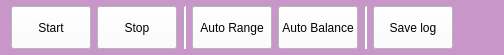
    <widget class="QWidget" name="main_menu" native="true">
     <property name="minimumSize">
      <size>
       <width>0</width>
       <height>55</height>
      </size>
     </property>
     <property name="maximumSize">
      <size>
       <width>16777215</width>
       <height>55</height>
      </size>
     </property>
     <property name="styleSheet">
      <string notr="true">background-color: rgb(200, 150, 200);</string>
     </property>
     <layout class="QHBoxLayout" name="horizontalLayout_3">
      <property name="topMargin">
       <number>6</number>
      </property>
      <property name="bottomMargin">
       <number>6</number>
      </property>
      <item>
       <widget class="QPushButton" name="meas_start_button">
        <property name="sizePolicy">
         <sizepolicy hsizetype="Minimum" vsizetype="Expanding">
          <horstretch>0</horstretch>
          <verstretch>0</verstretch>
         </sizepolicy>
        </property>
        <property name="styleSheet">
         <string notr="true">QPushButton{background-color: rgb(255, 255, 255); color: rgb(0, 0, 0);} QPushButton:hover {background-color: &quot;#AAAAAA&quot;; color: &quot;#FFFFFF&quot;;} QPushButton:pressed {background-color: &quot;#666666&quot;; color: &quot;#FFFFFF&quot;;}</string>
        </property>
        <property name="text">
         <string>Start</string>
        </property>
        <property name="icon">
         <iconset>
          <normaloff>:/ChartPages/Images/Pages/ChartPage/play-outline.png</normaloff>:/ChartPages/Images/Pages/ChartPage/play-outline.png</iconset>
        </property>
       </widget>
      </item>
      <item>
       <widget class="QPushButton" name="meas_stop_button">
        <property name="sizePolicy">
         <sizepolicy hsizetype="Minimum" vsizetype="Expanding">
          <horstretch>0</horstretch>
          <verstretch>0</verstretch>
         </sizepolicy>
        </property>
        <property name="styleSheet">
         <string notr="true">QPushButton{background-color: rgb(255, 255, 255); color: rgb(0, 0, 0);} QPushButton:hover {background-color: &quot;#AAAAAA&quot;; color: &quot;#FFFFFF&quot;;} QPushButton:pressed {background-color: &quot;#666666&quot;; color: &quot;#FFFFFF&quot;;}</string>
        </property>
        <property name="text">
         <string>Stop</string>
        </property>
        <property name="icon">
         <iconset>
          <normaloff>:/ChartPages/Images/Pages/ChartPage/pause.png</normaloff>:/ChartPages/Images/Pages/ChartPage/pause.png</iconset>
        </property>
       </widget>
      </item>
      <item>
       <widget class="Line" name="main_split_line_1">
        <property name="styleSheet">
         <string notr="true">background-color: rgb(255, 255, 255);</string>
        </property>
        <property name="orientation">
         <enum>Qt::Orientation::Vertical</enum>
        </property>
       </widget>
      </item>
      <item>
       <widget class="QPushButton" name="auto_range_button">
        <property name="sizePolicy">
         <sizepolicy hsizetype="Minimum" vsizetype="Expanding">
          <horstretch>0</horstretch>
          <verstretch>0</verstretch>
         </sizepolicy>
        </property>
        <property name="styleSheet">
         <string notr="true">QPushButton{background-color: rgb(255, 255, 255); color: rgb(0, 0, 0);} QPushButton:hover {background-color: &quot;#AAAAAA&quot;; color: &quot;#FFFFFF&quot;;} QPushButton:pressed {background-color: &quot;#666666&quot;; color: &quot;#FFFFFF&quot;;}</string>
        </property>
        <property name="text">
         <string>Auto Range</string>
        </property>
        <property name="icon">
         <iconset>
          <normaloff>:/ChartPages/Images/Pages/ChartPage/ruler-measure.png</normaloff>:/ChartPages/Images/Pages/ChartPage/ruler-measure.png</iconset>
        </property>
       </widget>
      </item>
      <item>
       <widget class="QPushButton" name="auto_balance_button">
        <property name="sizePolicy">
         <sizepolicy hsizetype="Minimum" vsizetype="Expanding">
          <horstretch>0</horstretch>
          <verstretch>0</verstretch>
         </sizepolicy>
        </property>
        <property name="styleSheet">
         <string notr="true">QPushButton{background-color: rgb(255, 255, 255); color: rgb(0, 0, 0);} QPushButton:hover {background-color: &quot;#AAAAAA&quot;; color: &quot;#FFFFFF&quot;;} QPushButton:pressed {background-color: &quot;#666666&quot;; color: &quot;#FFFFFF&quot;;}</string>
        </property>
        <property name="text">
         <string>Auto Balance</string>
        </property>
        <property name="icon">
         <iconset>
          <normaloff>:/ChartPages/Images/Pages/ChartPage/auto-balance.png</normaloff>:/ChartPages/Images/Pages/ChartPage/auto-balance.png</iconset>
        </property>
       </widget>
      </item>
      <item>
       <widget class="Line" name="main_split_line_2">
        <property name="styleSheet">
         <string notr="true">background-color: rgb(255, 255, 255);</string>
        </property>
        <property name="orientation">
         <enum>Qt::Orientation::Vertical</enum>
        </property>
       </widget>
      </item>
      <item>
       <widget class="QPushButton" name="save_log_button">
        <property name="sizePolicy">
         <sizepolicy hsizetype="Minimum" vsizetype="Expanding">
          <horstretch>0</horstretch>
          <verstretch>0</verstretch>
         </sizepolicy>
        </property>
        <property name="styleSheet">
         <string notr="true">QPushButton{background-color: rgb(255, 255, 255); color: rgb(0, 0, 0);} QPushButton:hover {background-color: &quot;#AAAAAA&quot;; color: &quot;#FFFFFF&quot;;} QPushButton:pressed {background-color: &quot;#666666&quot;; color: &quot;#FFFFFF&quot;;}</string>
        </property>
        <property name="text">
         <string>Save log</string>
        </property>
        <property name="icon">
         <iconset>
          <normaloff>:/ChartPages/Images/Pages/ChartPage/save-floppy-disk.png</normaloff>:/ChartPages/Images/Pages/ChartPage/save-floppy-disk.png</iconset>
        </property>
       </widget>
      </item>
      <item>
       <spacer name="main_spacer">
        <property name="orientation">
         <enum>Qt::Orientation::Horizontal</enum>
        </property>
        <property name="sizeHint" stdset="0">
         <size>
          <width>40</width>
          <height>20</height>
         </size>
        </property>
       </spacer>
      </item>
     </layout>
    </widget>
